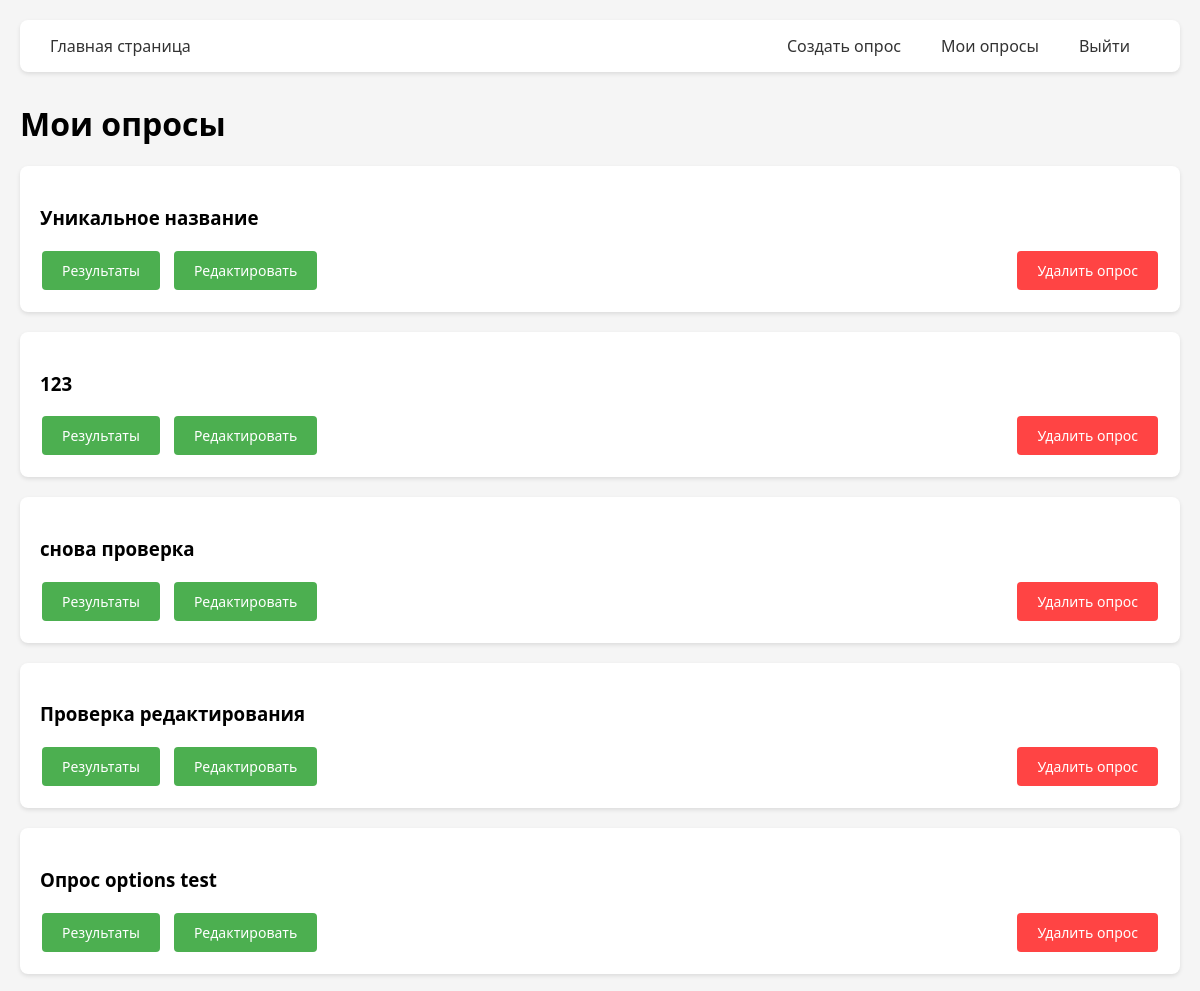
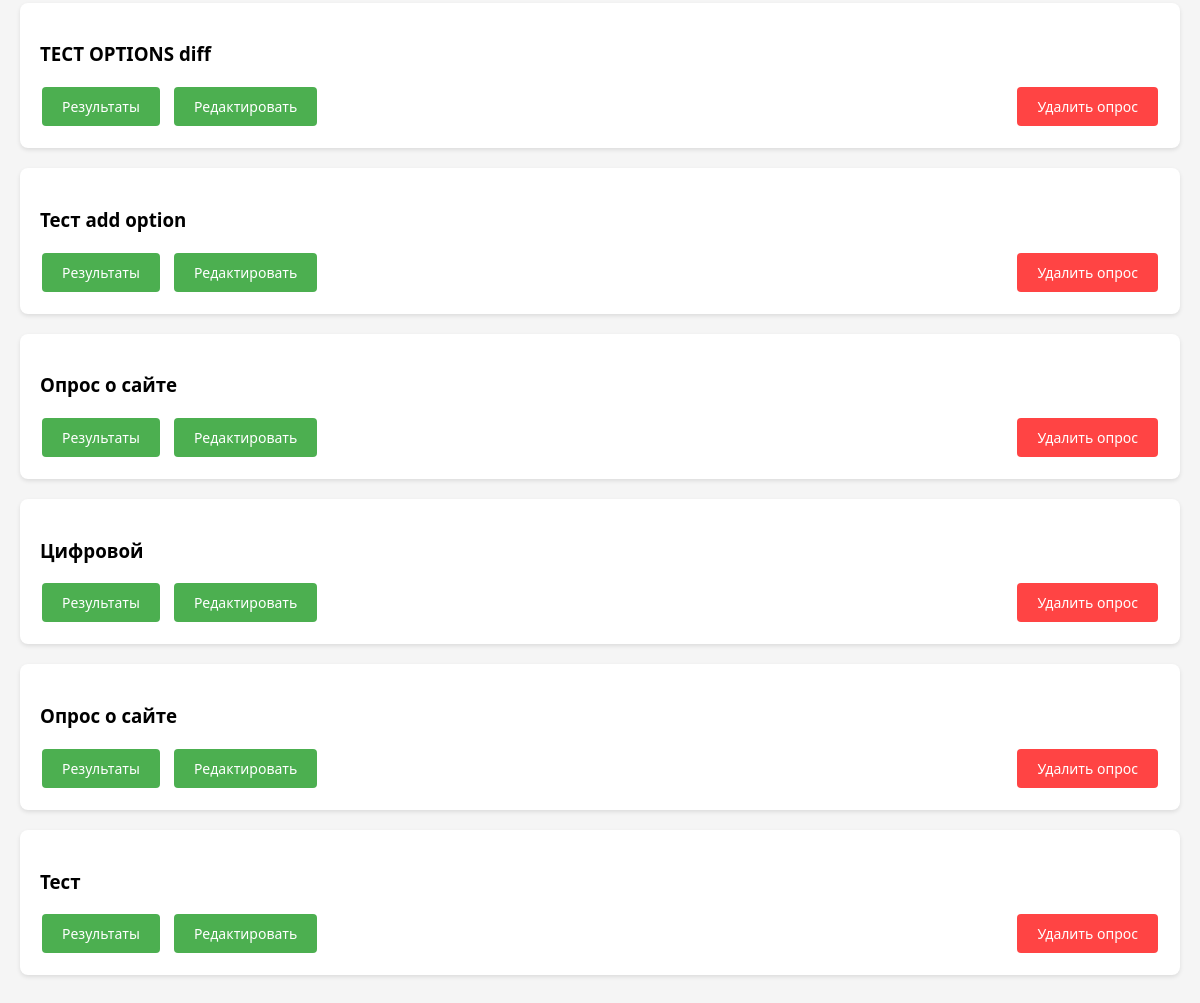
Page /my_polls (signed in) on the committed database (2 pictures, top to bottom).
### app.py (models this page shows, shortened)
class Poll(db.Model):
    __tablename__ = 'polls'
    id = db.Column(db.Integer, primary_key=True)
    title = db.Column(db.String(100), nullable=False)
    user_id = db.Column(db.Integer, db.ForeignKey('users.id'), nullable=False, index=True)
    order = db.Column(db.String, nullable=True)  # Столбец для хранения порядка вопросов в формате JSON
    questions = db.relationship('Question', backref='poll', lazy=True, cascade='all, delete-orphan')
    answers = db.relationship('Answer', backref='poll', lazy=True, cascade='all, delete-orphan')
    @property
    def order_list(self):
        return json.loads(self.order) if self.order else []

### app.py (the view)
@app.route('/my_polls')
@login_required
def my_polls():
    user_polls = Poll.query.filter_by(user_id=current_user.id).order_by(Poll.id.desc()).all()
    return render_template('my_polls.html', polls=user_polls)

### app.py (called while the page is built)
@login_manager.user_loader
def load_user(user_id):
    return User.query.get(int(user_id))

### templates/my_polls.html (shortened to what this page needs)
{% extends "base.html" %}
{% block content %}
<div class="polls-container">
    <h1>Мои опросы</h1>
    <div class="polls-list">
        {% for poll in polls %}
        <div class="poll-card">
            <h3>{{ poll.title }}</h3>
            <div class="poll-actions">
                <a href="{{ url_for('poll_results', poll_id=poll.id) }}" class="btn">Результаты</a>
                <a href="{{ url_for('edit_poll', poll_id=poll.id) }}" class="btn">Редактировать</a>
                <form action="{{ url_for('delete_poll', poll_id=poll.id) }}" method="POST" class="inline-form" id="deleteForm-{{ poll.id }}">
                    <button
                        type="button"
                        class="btn btn-delete-poll"
                        onclick="showDeleteModal({{ poll.id }})"
                    >
                        Удалить опрос
                    </button>
                </form>
            </div>
        </div>
        {% endfor %}
    </div>
</div>
{% endblock %}

### static/styles.css (style rules this page uses)
body { font-family: 'Segoe UI', Tahoma, Geneva, Verdana, sans-serif; max-width: 1200px; margin: 0 auto; padding: 20px; background-color: #f5f5f5; }
.btn { display: inline-flex; align-items: center; justify-content: center; padding: 10px 20px; border-radius: 4px; text-decoration: none; transition: all 0.3s; border: none; cursor: pointer; font-family: 'Segoe UI', Tahoma, Geneva, Verdana, sans-serif; font-size: 14px; margin: 2px; }
.btn { background: #4CAF50; color: white; }
.btn-delete-poll { background: #ff4444; color: white; }
.inline-form { display: inline-block; margin: 0; }
.poll-card { position: relative; background: white; padding: 20px; margin-bottom: 20px; border-radius: 8px; box-shadow: 0 2px 4px rgba(0,0,0,0.1); }
.poll-actions { display: flex; margin-top: 15px; gap: 10px; }
.poll-actions .inline-form { margin-left: auto; }

### rows in the picture
Poll: title "Уникальное название"
Poll: title "123"
Poll: title "снова проверка"
Poll: title "Проверка редактирования"
Poll: title "Опрос options test"
Poll: title "ТЕСТ OPTIONS diff"
Poll: title "Тест add option"
Poll: title "Опрос о сайте"
Poll: title "Цифровой"
Poll: title "Опрос о сайте"
Poll: title "Тест"
